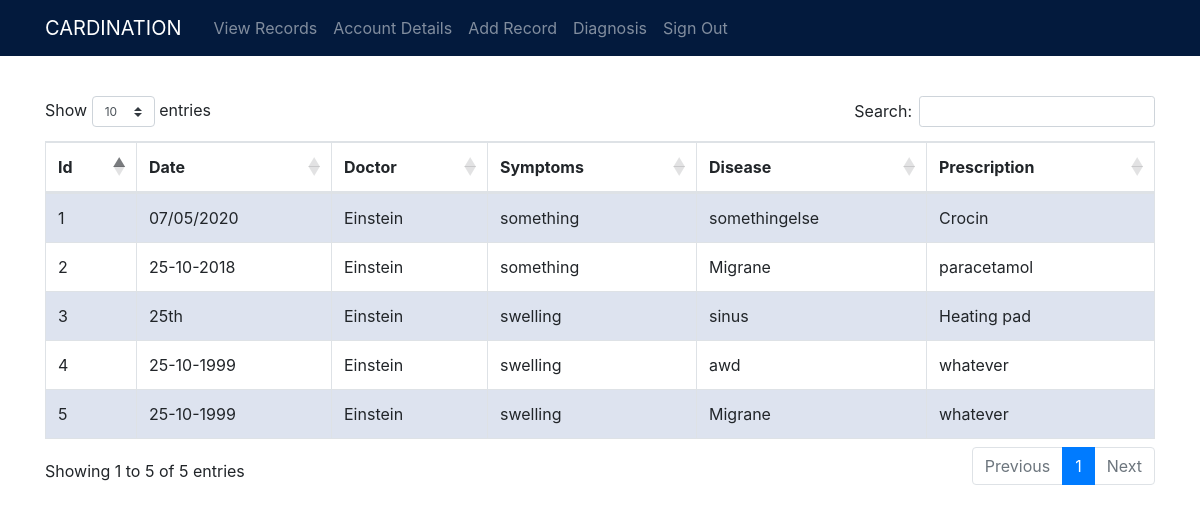
/viewRecordsPat (signed in), run on the app's committed database.
### cardination/models.py (models this page shows, shortened)
class Record(db.Model):
    id = db.Column(db.Integer,primary_key=True,autoincrement=True)
    date = db.Column(db.String(30),nullable=False,default=datetime.utcnow)
    symptoms = db.Column(db.String(20),nullable=True)
    disease = db.Column(db.String(20), nullable=False)
    prescription = db.Column(db.String(20),nullable=False)
    additional_info = db.Column(db.Text)
    patient_id = db.Column(db.String(20),db.ForeignKey('patient.id'),nullable=False)
    doctor_id = db.Column(db.String(20),db.ForeignKey('doctor.id'),nullable=False)

class Doctor(db.Model):
    id = db.Column(db.Integer, db.ForeignKey('user.id'), primary_key = True)
    username = db.Column(db.String(20), unique = True, nullable = False)
    email = db.Column(db.String(120), unique = True, nullable = False)
    image_file = db.Column(db.String(20), nullable = False, default = 'default.jpg')
    password = db.Column(db.String(60), nullable = False)
    specialization= db.Column(db.String(60), nullable = False)
    degree= db.Column(db.String(60), nullable = False)
    gender= db.Column(db.String(1), nullable = True)
    phone_number= db.Column(db.String(60), nullable = False)
    address= db.Column(db.String(120), nullable = True)
    records = db.relationship('Record',backref='doctor',lazy=True)

### cardination/patient/routes.py (the view)
@patient.route("/viewRecordsPat")
@login_required(role="Patient")
def viewRecordsPat():
    record = Record.query.filter_by(patient_id=current_user.id).all()
    return render_template('viewRecordsPat.html',records = record)

### cardination/main/utils.py (called while the page is built)
def login_required(role="ANY"):
    def wrapper(fn):
        @wraps(fn)
        def decorated_view(*args, **kwargs):
            if not current_user.is_authenticated:
              return login_manager.unauthorized()
            if ((current_user.urole != role) and (role != "ANY")):
                return login_manager.unauthorized()
            return fn(*args, **kwargs)
        return decorated_view
    return wrapper

### cardination/models.py (called while the page is built)
@login_manager.user_loader
def load_user(user_id):
    return User.query.get(int(user_id))

### cardination/templates/viewRecordsPat.html (shortened to what this page needs)
{% extends "layout.html" %}
{% block content %}
<br><br><br><br>
<table  id="example" class="table table-striped table-bordered">
    <thead>
        <tr>
            <th>Id</th>
            <th>Date</th>
            <th>Doctor</th>
            <th>Symptoms</th>
            <th>Disease</th>
            <th>Prescription</th>
        </tr>
    </thead>
    <tbody>
        {% for record in records %}
        <tr>
            <td>{{record.id}}</td>
            <td>{{record.date.split(" ")[0]}}</td>
            <td>{{record.doctor.username}}</td>
            <td>{{record.symptoms}}</td>
            <td>{{record.disease}}</td>
            <td>{{record.prescription}}</td>
        </tr>
        {% endfor %}
    </tbody>
</table>
{% endblock content %}

### cardination/templates/viewRecordsPat.html (style rules this page uses)
tbody tr:nth-child(odd) { background: rgb(233, 239, 252)!important; }

### data on the page
Record: id "1", date "07/05/2020", doctor.username "Einstein", symptoms "something", disease "somethingelse", prescription "Crocin"
Record: id "2", date "25-10-2018", doctor.username "Einstein", symptoms "something", disease "Migrane", prescription "paracetamol"
Record: id "3", date "25th", doctor.username "Einstein", symptoms "swelling", disease "sinus", prescription "Heating pad"
Record: id "4", date "25-10-1999", doctor.username "Einstein", symptoms "swelling", disease "awd", prescription "whatever"
Record: id "5", date "25-10-1999", doctor.username "Einstein", symptoms "swelling", disease "Migrane", prescription "whatever"
